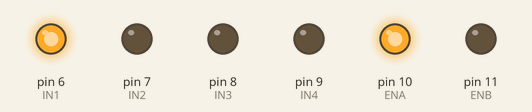
Bench run of a sketch on a simulated Arduino Uno, built with avr-gcc and run on an emulated ATmega328P. Parts: output pins drawn as LEDs (lit = HIGH).

Above: at 0.1 s.
Timing chart, 0 to 1.6 s (numbered marks = the images above):
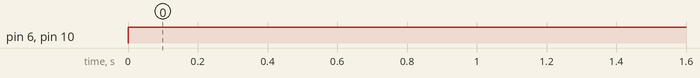

The sketch:

Car_test_2.ino
```cpp
#include <SoftwareSerial.h>
SoftwareSerial BTserial(2, 3);
const int IN1=6;
const int IN2=7;
const int ENA=10;

const int IN3=8;
const int IN4=9;
const int ENB=11;

void setup() {
    Serial.begin(9600);
    BTserial.begin(9600);

     pinMode(IN1, OUTPUT);
     pinMode(IN2, OUTPUT);
     pinMode(ENA, OUTPUT);

     pinMode(IN4, OUTPUT);
     pinMode(IN3, OUTPUT);
     pinMode(ENB, OUTPUT);
}
void loop() {
  char bt='F';

  if(bt=='F'){
  digitalWrite(IN1,HIGH);
  digitalWrite(IN2,LOW);
  digitalWrite(ENA,HIGH);
}
if(bt=='S'){
  digitalWrite(IN1,LOW);
  digitalWrite(IN2,LOW);
  digitalWrite(ENA,HIGH);
}
}
```

Measured:
- by itself, pin 6 (IN1), pin 10 (ENA): LOW → HIGH at 0.00 s
